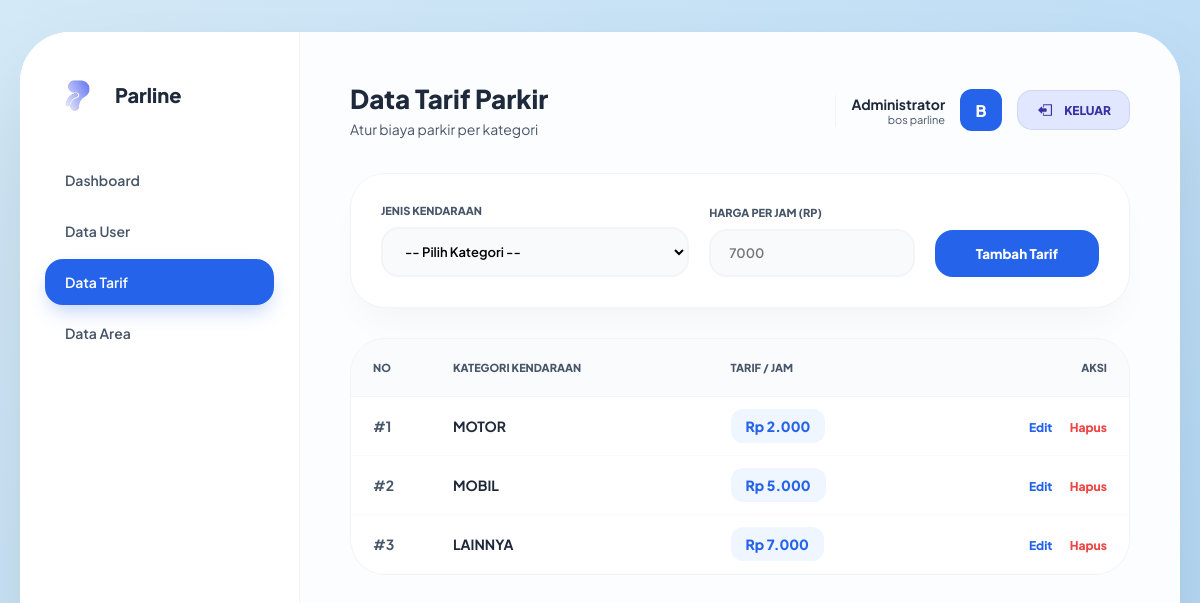
Screenshot of /admin/tarif_parkir.php (signed in) with the database file from the repository.
### tables this page shows
CREATE TABLE `tb_tarif` (
  `id_tarif` int(11) NOT NULL,
  `jenis_kendaraan` varchar(50) NOT NULL,
  `tarif_per_jam` int(11) NOT NULL
);

### admin/tarif_parkir.php (the view, shortened to what this page needs)
<?php
include '../config/koneksi.php';
?>
<!DOCTYPE html>
<html lang="id">
<head>
</head>
<body>
    <div class="app-container">
        <div class="sidebar">
            <div class="logo-section">
                <img src="../parline.png" alt="Logo">
                <h2>Parline</h2>
            </div>
            <div class="nav-menu">
                <a href="dashboard.php">Dashboard</a>
                <a href="kelola_user.php">Data User</a>
                <a href="tarif_parkir.php" class="active">Data Tarif</a>
                <a href="area_parkir.php">Data Area</a>
            </div>
        </div>
        <div class="main-content">
            <div class="header-top">
                <div>
                    <h1 style="font-size: 26px; font-weight: 800; color: var(--text-main); margin: 0;">Data Tarif Parkir</h1>
                    <p style="color: var(--text-sub); margin: 5px 0 0 0; font-size: 14px;">Atur biaya parkir per kategori</p>
                </div>
                <div class="user-nav-wrapper">
                    <div class="profile-stack">
                        <div style="font-weight: 700; font-size: 14px; color: var(--text-main);">Administrator</div>
                        <div style="font-size: 11px; color: var(--text-sub);"><?= $_SESSION['nama'] ?? 'Admin' ?></div>
                    </div>
                    <div class="user-avatar"><?= strtoupper(substr($_SESSION['nama'] ?? 'A', 0, 1)) ?></div>
                    <a href="../logout.php" class="btn-logout-direct">
                        <img src="logout.png" alt="Logout" onerror="this.src='https://cdn-icons-png.flaticon.com/512/182/182448.png';">
                        <span>KELUAR</span>
                    </a>
                </div>
            </div>
            <div class="form-card">
                <form method="POST" class="grid-form">
                    <div class="input-group">
                        <label>Jenis Kendaraan</label>
                        <select name="jenis_kendaraan" required>
                            <option value="">-- Pilih Kategori --</option>
                        </select>
                    </div>
                    <div class="input-group">
                        <label>Harga Per Jam (Rp)</label>
                        <input type="number" name="harga_per_jam" placeholder="7000" required>
                    </div>
                    <button type="submit" name="tambah" class="btn-simpan">Tambah Tarif</button>
                </form>
            </div>
            <div class="table-container">
                <table>
                    <thead>
                        <tr>
                            <th width="80">No</th>
                            <th>Kategori Kendaraan</th>
                            <th>Tarif / Jam</th>
                            <th style="text-align: right;">Aksi</th>
                        </tr>
                    </thead>
                    <tbody>
                        <?php
                        $q = mysqli_query($koneksi, "SELECT * FROM tb_tarif ORDER BY FIELD(jenis_kendaraan, 'MOTOR', 'MOBIL', 'LAINNYA') ASC");
                        $no = 1;
                        while($data = mysqli_fetch_assoc($q)){
                        ?>
                        <tr>
                            <td style="color: var(--text-sub); font-weight: 700;">#<?= $no++ ?></td>
                            <td style="font-weight: 700; color: var(--text-main);">
                                <?= strtoupper($data['jenis_kendaraan']) ?>
                            </td>
                            <td><span class="price-badge">Rp <?= number_format($data['tarif_per_jam'], 0, ',', '.'); ?></span></td>
                            <td style="text-align: right;">
                                <a href="tarif_edit.php?id=<?= $data['id_tarif']; ?>" class="btn-edit-ui">Edit</a>
                                <a onclick="konfirmasiHapus(<?= $data['id_tarif'] ?>)" class="btn-hapus-ui">Hapus</a>
                            </td>
                        </tr>
                        <?php } ?>
                    </tbody>
                </table>
            </div>
        </div>
    </div>
</body>
</html>

### admin/tarif_parkir.php (style rules this page uses)
:root { --primary: #2563eb; --primary-light: #60a5fa; --grad-1: #d4e9f7; --grad-2: #b2d7f5; --text-main: #1e293b; --text-sub: #475569; --danger: #ef4444; --indigo-soft: #e0e7ff; }
* { box-sizing: border-box; font-family: 'Plus Jakarta Sans', sans-serif; }
body { margin: 0; background: linear-gradient(135deg, var(--grad-1) 0%, var(--grad-2) 100%); background-attachment: fixed; display: flex; justify-content: center; align-items: center; min-height: 100vh; padding: 20px; }
.app-container { width: 100%; max-width: 1400px; height: 92vh; background: white; border-radius: 50px; display: flex; overflow: hidden; box-shadow: 0 40px 100px -20px rgba(0, 0, 0, 0.15); }
.sidebar { width: 280px; background: white; padding: 40px 25px; display: flex; flex-direction: column; border-right: 1px solid #f0f4f8; }
.logo-section { display: flex; align-items: center; gap: 15px; padding: 0 10px; margin-bottom: 40px; }
.logo-section img { width: 45px; height: 45px; border-radius: 12px; }
.logo-section h2 { font-size: 20px; margin: 0; color: var(--text-main); font-weight: 800; }
.nav-menu { flex-grow: 1; }
.nav-menu a { display: block; padding: 14px 20px; text-decoration: none; color: var(--text-sub); font-size: 14px; font-weight: 600; margin-bottom: 5px; border-radius: 18px; transition: 0.3s; }
.nav-menu a.active { background: var(--primary); color: white; box-shadow: 0 10px 20px -5px rgba(37, 99, 235, 0.3); }
.main-content { flex: 1; background: #fcfdfe; padding: 40px 50px; overflow-y: auto; }
.header-top { display: flex; justify-content: space-between; align-items: center; margin-bottom: 35px; padding-top: 10px; }
.user-nav-wrapper { display: flex; align-items: center; gap: 15px; }
.profile-stack { text-align: right; border-left: 1px solid #f1f5f9; padding-left: 15px; }
.user-avatar { width: 42px; height: 42px; background: var(--primary); border-radius: 12px; color: white; display: flex; align-items: center; justify-content: center; font-weight: 800; }
.btn-logout-direct { display: flex; align-items: center; gap: 10px; background: var(--indigo-soft); color: #3730a3; text-decoration: none; padding: 10px 18px; border-radius: 15px; font-size: 12px; font-weight: 800; transition: 0.3s ease; border: 1px solid rgba(55, 48, 163, 0.1); }
.btn-logout-direct img { width: 18px; filter: invert(18%) sepia(48%) saturate(3651%) hue-rotate(238deg) brightness(91%) contrast(100%); }
.form-card { background: white; padding: 30px; border-radius: 35px; margin-bottom: 30px; border: 1px solid #f0f4f8; box-shadow: 0 20px 40px -15px rgba(0,0,0,0.05); }
.grid-form { display: grid; grid-template-columns: 1.5fr 1fr 0.8fr; gap: 20px; align-items: end; }
.input-group { display: flex; flex-direction: column; gap: 10px; }
.input-group label { font-size: 11px; font-weight: 800; color: var(--text-sub); text-transform: uppercase; }
.input-group input, .input-group select { padding: 14px 18px; border-radius: 18px; border: 2px solid #f1f5f9; background: #f8fafc; font-size: 13px; outline: none; font-weight: 600; }
.btn-simpan { background: var(--primary); color: white; border: none; padding: 15px; border-radius: 18px; font-weight: 800; cursor: pointer; transition: 0.3s; }
.table-container { background: white; border-radius: 35px; border: 1px solid #f0f4f8; overflow: hidden; }
table { width: 100%; border-collapse: collapse; }
th { text-align: left; padding: 22px; color: var(--text-sub); font-size: 11px; font-weight: 800; text-transform: uppercase; background: #fafbfc; border-bottom: 1px solid #f1f5f9; }
td { padding: 20px 22px; font-size: 14px; color: var(--text-main); border-bottom: 1px solid #f8fafc; }
.price-badge { background: #eff6ff; color: var(--primary); padding: 8px 15px; border-radius: 12px; font-weight: 800; }
.btn-edit-ui { color: var(--primary); text-decoration: none; font-weight: 800; font-size: 12px; margin-right: 15px; }
.btn-hapus-ui { color: var(--danger); text-decoration: none; font-weight: 800; font-size: 12px; cursor: pointer; }

### rows the page displays
tb_tarif: jenis_kendaraan "MOTOR", tarif_per_jam "2.000"
tb_tarif: jenis_kendaraan "MOBIL", tarif_per_jam "5.000"
tb_tarif: jenis_kendaraan "LAINNYA", tarif_per_jam "7.000"

### other values shown
$_SESSION['nama'] "bos parline"
substr($_SESSION['nama'] ?? 'A', 0, 1) "B"
